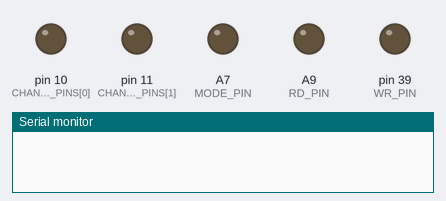
This program was run on a simulated Teensy 3. Shown: output pins drawn as LEDs (lit = HIGH), the last lines printed to the serial monitor. At 1.0 s the program stops and its outputs stay as they are.

Above: at 0.0 s.
At 1.1 s:
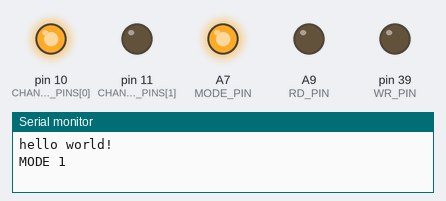
Timing chart, 0 to 2.5 s (numbered marks = the images above):
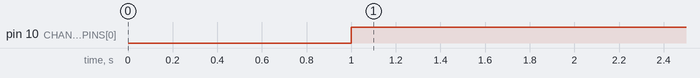

The program:

main.cpp
```cpp
#include <Arduino.h>

#include "Max114.h"
#include "global_defines.h"

// global constants
static const unsigned int n_repeats_to_avg = 100000;

// global objects
Max114* adc0;

// global variables
unsigned int iteration;
int analog_values[4];
long unsigned int start_time;
long unsigned int end_time;
double cumulative_time;

void setup(){
	Serial.begin(9600);
	delay(1000);
	Serial.println("hello world!");

	int data_pins[8];
	for(unsigned int i=0; i<8; i++){
		data_pins[i] = DATA_PINS[i];
		pinMode(DATA_PINS[i], INPUT);
	}
	int channel_pins[2];
	for(unsigned int i=0; i<2; i++){
		channel_pins[i] = CHANNEL_PINS[i];
		pinMode(CHANNEL_PINS[i], OUTPUT);
	}
	pinMode(CS_PIN, OUTPUT);
	pinMode(WR_PIN, OUTPUT);
	pinMode(RD_PIN, OUTPUT);
	pinMode(INT_PIN, INPUT);
	pinMode(MODE_PIN, OUTPUT);

	adc0 = new Max114(data_pins, channel_pins, CS_PIN, WR_PIN, RD_PIN, INT_PIN, MODE_PIN);
	adc0->set_mode(1);
	iteration = 0;
	for(unsigned int i=0; i<N_CHANNELS; i++){
		analog_values[i] = 0;
	}

	// start teensy cycle counter; normally in setup, here create it
	// assuming it hasn't been made yet
	// Get cycle count as follows: current_cycles = ARM_DWT_CYCCNT;
	// TODO: make sure this is only called once across the entire
	// code's lifetime
	ARM_DEMCR |= ARM_DEMCR_TRCENA;
  	ARM_DWT_CTRL |= ARM_DWT_CTRL_CYCCNTENA;
}

void loop(){
	start_time = micros();
	for(unsigned int i=0; i<4; i++) {
		analog_values[i] = adc0->analog_read(i);
	}
	end_time = micros();
	cumulative_time += (end_time - start_time);
	if (iteration == n_repeats_to_avg - 1){
		cumulative_time /= n_repeats_to_avg;
		Serial.print("Value = ");
		Serial.print(analog_values[0]);
		Serial.print(", ");
		Serial.print(analog_values[1]);
		Serial.print(", ");
		Serial.print(analog_values[2]);
		Serial.print(", ");
		Serial.print(analog_values[3]);
		Serial.print("\nAverage read time = ");
		Serial.print(cumulative_time);
		Serial.print("\n");
		cumulative_time = 0;
		iteration = 0;
	}
	else{
		iteration++;
	}
}
```

Max114.cpp
```cpp
#include "Max114.h"

Max114::Max114(int* data_pins_arg, int* channel_pins_arg, int RD_pin_arg, int CS_pin_arg, int WR_pin_arg, int INT_pin_arg, int MODE_pin_arg) {

	for (unsigned int i=0; i<N_BITS; i++){
		this->data_pins[i] = data_pins_arg[i];
	}

	for (unsigned int i=0; i<N_CHANNEL_PINS; i++){
		this->channel_pins[i] = channel_pins_arg[i];
	}

	this->RD_pin = RD_pin_arg;
	this->CS_pin = CS_pin_arg;
	this->WR_pin = WR_pin_arg;
	this->INT_pin = INT_pin_arg;
	this->MODE_pin = MODE_pin_arg;

	for (unsigned int i=0; i<N_CHANNELS; i++){
		this->analog_values[i] = -1; // -1 is default, "no known read value")
	}

}

int Max114::read_data_pins(){
	int value = 0;
	for (unsigned int i=0; i<N_BITS; i++){
		value |= digitalReadFast(this->data_pins[i]) << i;
	}
	return value;
}

int Max114::set_channel(unsigned int channel_number){
	unsigned int channel_pin_A0 = 0;
	unsigned int channel_pin_A1 = 0;

	switch (channel_number) {
		case 0: {
			channel_pin_A0 = 0;
			channel_pin_A1 = 0;
			break;
		}
		case 1: {
			channel_pin_A0 = 1;
			channel_pin_A1 = 0;
			break;
		}
		case 2: {
			channel_pin_A0 = 0;
			channel_pin_A1 = 1;
			break;
		}
		case 3: {
			channel_pin_A0 = 1;
			channel_pin_A1 = 1;
			break;
		}
		default: {
			return -1;
		}
	}

	digitalWriteFast(this->channel_pins[0], channel_pin_A0);
	digitalWriteFast(this->channel_pins[1], channel_pin_A1);

	return 0;
}

int Max114::analog_read(unsigned int channel_number) {
	if(this->mode == 0) {
		this->set_channel(channel_number);
	}
	else if(this->mode == 1) {
		this->set_channel((channel_number + 1) % N_CHANNELS);
	}
	return this->analog_read();
}

int Max114::analog_read(){
	unsigned int value = 0;

	if(this->mode == 0){
		// slightly slower read only mode

		// initiate the conversion by driving CS and RD low
		// hold RD low until data appears (INT goes low then high)
		digitalWriteFast(this->CS_pin, 0);
		digitalWriteFast(this->RD_pin, 0);

		while(digitalReadFast(this->INT_pin) == 1) {
			continue;
		}

		// release RD and read the value
		value = this->read_data_pins();
		digitalWriteFast(this->RD_pin, 1);
		digitalWriteFast(this->CS_pin, 1);

		return value;

	}
	else if (this->mode == 1){
		// fast PIPELINED read-write mode
		// For pipelined mode, you will always get the previous
		// conversion result back. *Currently*, it is assumed that
		// users will read analog pins in increasing order from 0,
		// and so an offset has been provided (i.e., if you call
		// analog reads 0,1,2,3,0,..., you will always get the correct
		// conversion result)

		// This is working, but the interaface
		// that has been written to access it hasn't been settled upon,
		// so use with care and check changelogs.

		// start the conversion
		digitalWriteFast(this->CS_pin, 0);
		digitalWriteFast(this->WR_pin, 0);
		nanosecond_delay(10); // empirical - this more than 10ns

		// read the data when ready
		digitalWriteFast(this->RD_pin, 0);
		value = this->read_data_pins();
		digitalWriteFast(this->RD_pin, 1);
		digitalWriteFast(this->WR_pin, 1);
		digitalWriteFast(this->CS_pin, 1);

		// analog read done; return the value
		return value;
	}
	else{
		return -3; // error, not a valid mode
	}
}

int Max114::set_mode(unsigned int new_mode){
	switch (new_mode) {
		case 0: {
			digitalWriteFast(this->MODE_pin, 0);
			Serial.println("MODE 0");
			this->mode = 0;
			break;
		}
		case 1: {
			digitalWriteFast(this->MODE_pin, 1);
			this->mode = 1;
			Serial.println("MODE 1");
			break;
		}
		default: {
			digitalWriteFast(this->MODE_pin, 0);
			this->mode = 0;
			return -1; // error, not a valid mode (default to read mode)
		}
	}
	return 0;
}
```

Max114.h
```cpp
#ifndef MAX114_H
#define MAX114_H

#include <Arduino.h>

#include "global_defines.h"
#include "nanosecond_delay.h"

// Max114 device specific definitions
static const unsigned int N_BITS = 8;
static const unsigned int N_CHANNELS = 4;
static const unsigned int N_CHANNEL_PINS = 2;

class Max114 {

private:
	unsigned int data_pins[N_BITS];
	unsigned int channel_pins[N_CHANNEL_PINS];
	unsigned int RD_pin;
	unsigned int CS_pin;
	unsigned int WR_pin;
	unsigned int INT_pin;
	unsigned int MODE_pin;

	int analog_values[N_CHANNELS];
	int mode;

	int read_data_pins();

public:
	Max114(int* data_pins,int* channel_pins, int RD_pin, int CS_pin, int WR_pin, int INT_pin, int MODE_pin);
	int analog_read(unsigned int channel_number);
	int analog_read();
	int set_mode(unsigned int new_mode);
	int set_channel(unsigned int channel_number);
	int read_current_channel();
};

#endif
```

global_defines.h
```cpp
#ifndef GLOBAL_DEFINES_H
#define GLOBAL_DEFINES_H

static const unsigned int DATA_PINS[]    = {2,3,4,5,6,7,8,9}; // digital input to microcontroller from ADC (TODO:endian?)
static const unsigned int CHANNEL_PINS[] = {10,11}; 		  // A0, A1 in datasheet, used to choose channel
static const unsigned int CS_PIN = 12;
static const unsigned int WR_PIN = 39;
static const unsigned int RD_PIN = 23;
static const unsigned int INT_PIN = 22;
static const unsigned int MODE_PIN = 21;


#endif
```

nanosecond_delay.cpp
```cpp
#include "nanosecond_delay.h"
#include <Arduino.h>

void nanosecond_delay(unsigned int the_delay){
	volatile unsigned int cycles_at_start = ARM_DWT_CYCCNT;
	unsigned int cycles_to_wait = the_delay / (nanoseconds_per_second / F_CPU);
	while((ARM_DWT_CYCCNT - cycles_at_start) < cycles_to_wait){
		continue;
	}
}
```

nanosecond_delay.h
```cpp
#ifndef NANOSECOND_DELAY_H
#define NANOSECOND_DELAY_H

static const unsigned long int nanoseconds_per_second = 1000000000;

void nanosecond_delay(unsigned int);

#endif
```

Measured:
- by itself, pin 10 (CHANNEL_PINS[0]): LOW → HIGH at 1.0 s
